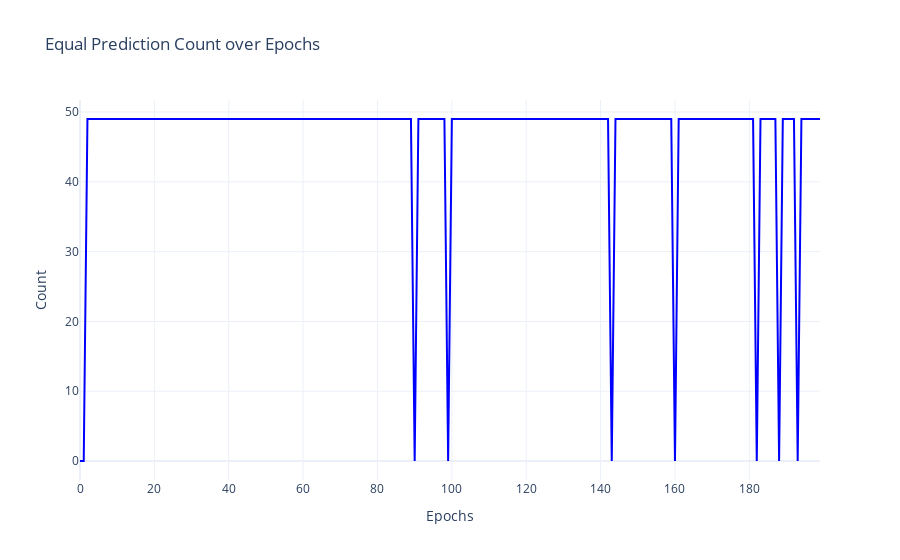

The notebook cell saved with this chart:
### Markdown cell above
### Equal Prediction Count

### Code cell
plot_equal_prediction_values(equal_prediction_values, num_epochs, os.path.join(unique_folder_name, 'equal_prediction_values'))

### Figure 1 — Plotly figure (JSON) as saved in the notebook; plotly's stock layout.template omitted (floating-point values rounded to 4 significant figures; data arrays with more than 128 entries replaced by an {"elided": "..."} marker saying what was removed)
{"data": [{"line": {"color": "blue"}, "mode": "lines", "name": "Equal Prediction Count", "type": "scatter", "x": {"elided": "200 int values"}, "y": {"elided": "200 int values"}}], "layout": {"legend": {"traceorder": "normal", "x": 0, "y": 1}, "title": {"text": "Equal Prediction Count over Epochs"}, "xaxis": {"title": {"text": "Epochs"}}, "yaxis": {"title": {"text": "Count"}}}}
